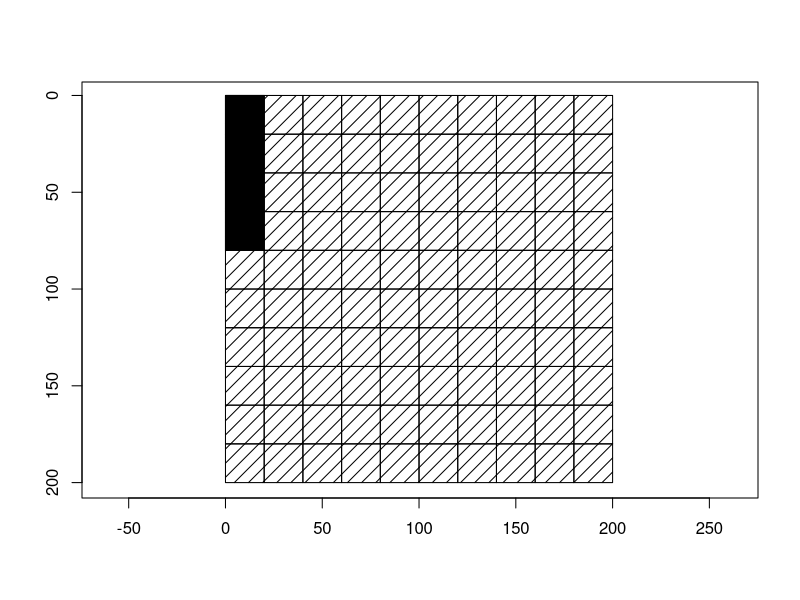
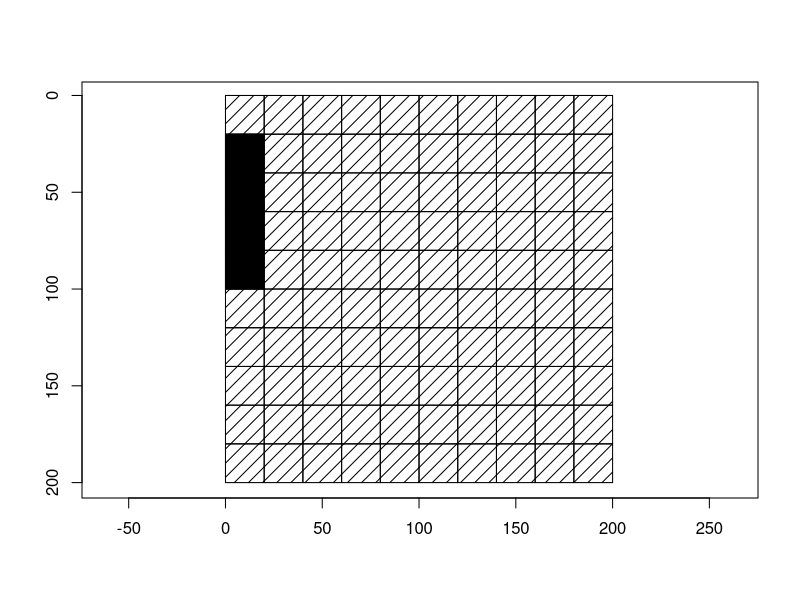
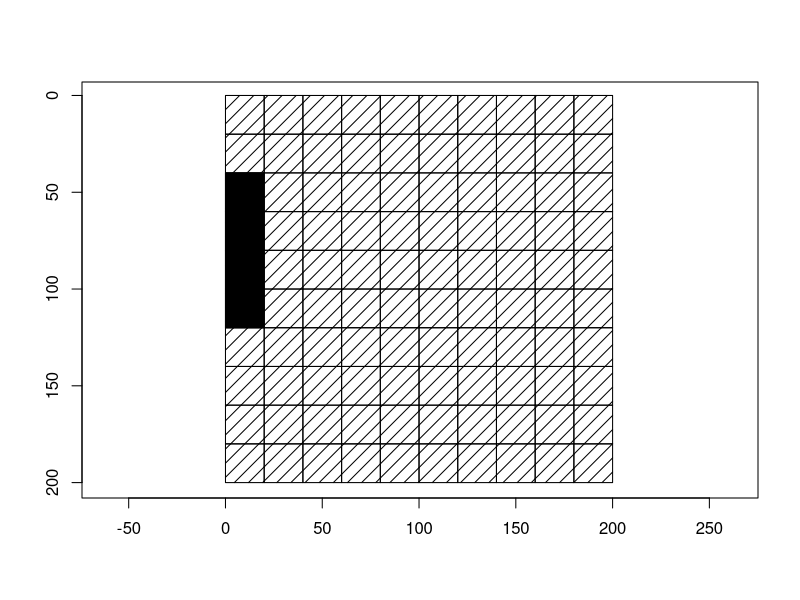
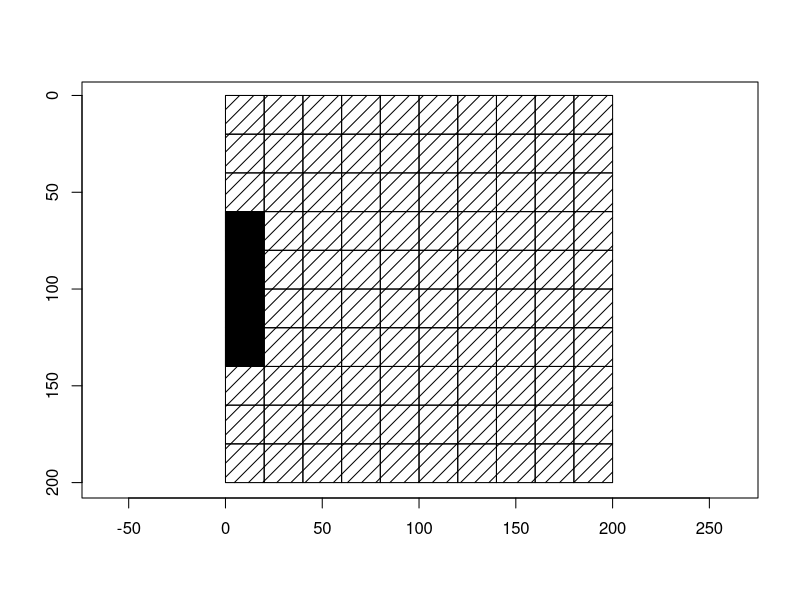
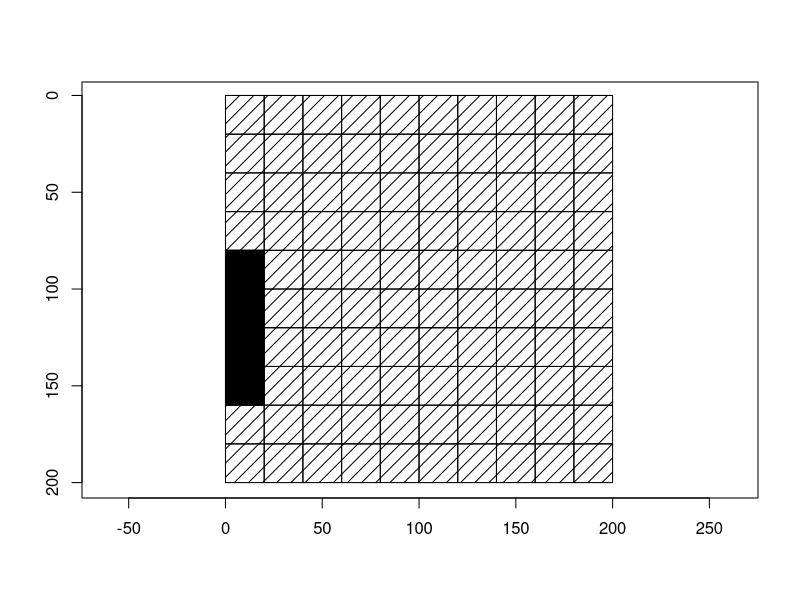
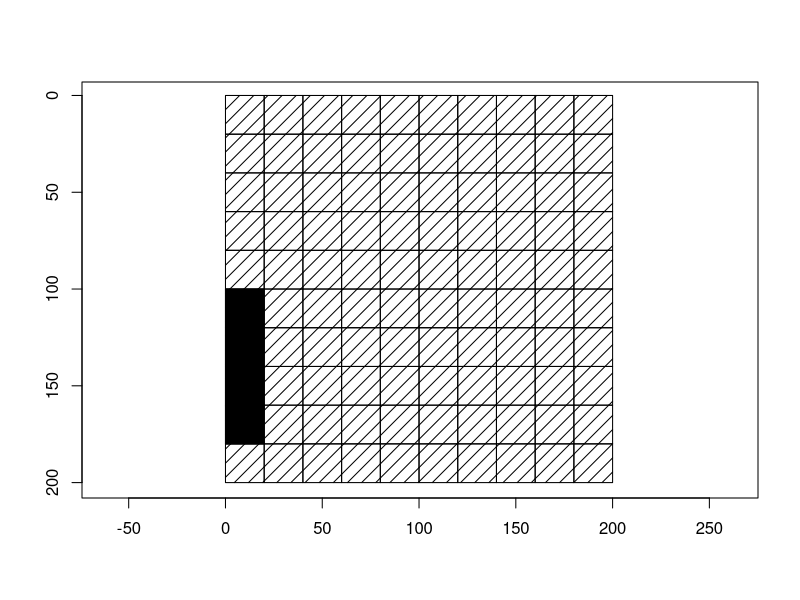
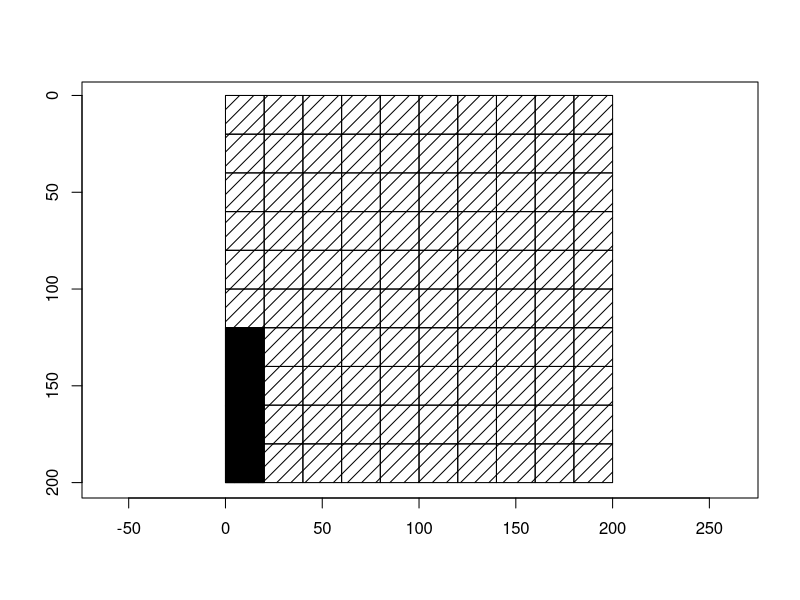
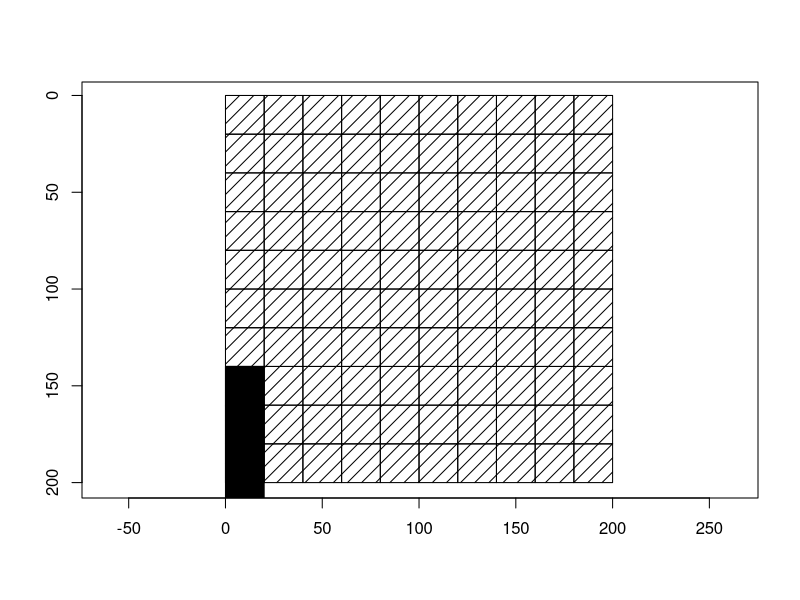

Here is the R script that generated these plots, in order: (Note: a time limit stopped this script after it produced the figures.)
x <- c(1,1,1,1)
y <- c(1,2,3,4)

snake.body.coordinates <<- cbind(x, y)
snake.length <<- nrow(snake.body.coordinates)

kBoardSize <- 10
kTileSize <- 20
kBoardSizeInPixels <- kBoardSize * kTileSize

drawBox <- function(x, y, filling){
    corner.bottom_left <- c((x - 1) * kTileSize, (y - 1) * kTileSize)
    corner.upper_right <- c((x - 1) * kTileSize + kTileSize, (y - 1) * kTileSize + kTileSize)
    
    rect(xleft = corner.bottom_left[1], ybottom = corner.bottom_left[2], 
         xright = corner.upper_right[1], ytop = corner.upper_right[2], 
         density = filling)
}

drawSnake <- function(){
    for(i in 1:snake.length){
        snake.xy <- snake.body.coordinates[i, ]
        x <- snake.xy[1]
        y <- snake.xy[2]
        
        drawBox(x, y, NA)
    }
}

drawBoardGrid <- function(){
    for (y in 1:kBoardSize) {
        for (x in 1:kBoardSize) {
            drawBox(x, y, 10)
        }
    }
}

move <- function(next_y){
    snake.body.coordinates <<- snake.body.coordinates[2:snake.length, ]
    snake.body.coordinates <<- rbind(snake.body.coordinates, c(1, next_y))
}
i = 5
repeat{
    plot(range(1:kBoardSizeInPixels), type = "n", xlab = "", ylab = "", asp=1,
         ylim = rev(range(1:kBoardSizeInPixels)),
         xlim = range(1:kBoardSizeInPixels))
    drawBoardGrid()
    drawSnake()
    Sys.sleep(0.7)
    
    move(i)
    i = i + 1
    #print(snake.body.coordinates)
}
